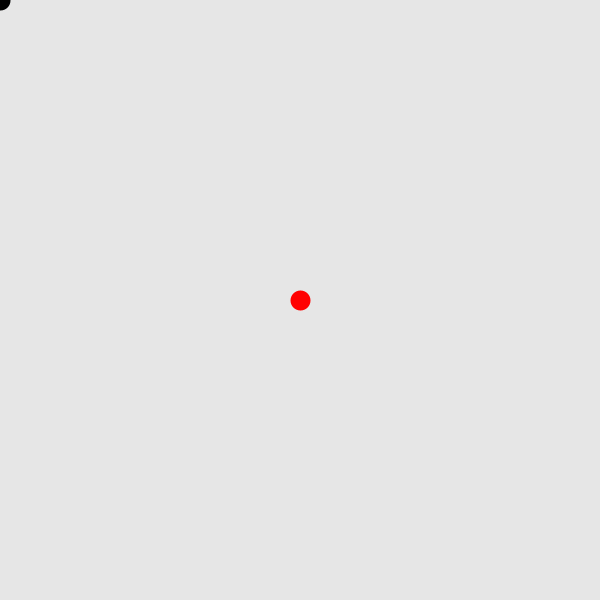
Frame 1 (no input)
Frame 60 (the mouse pressed at the canvas centre just before this capture): identical to frame 1, image omitted
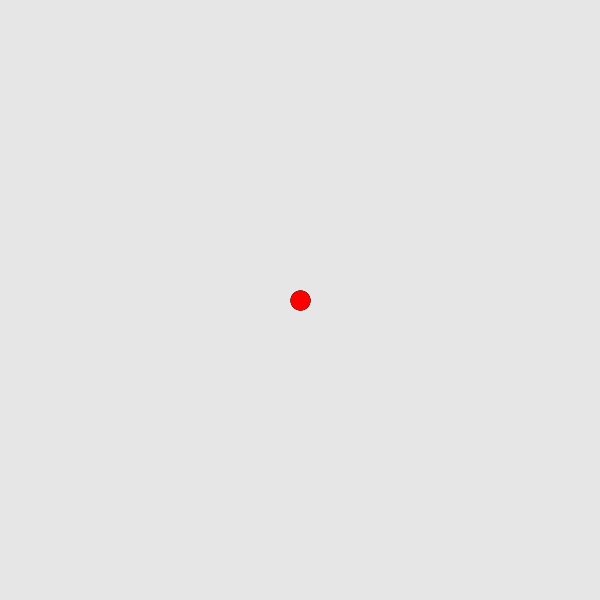
Frame 120 (the mouse held since frame 60 and released just before this capture)

The Processing sketch that drew these frames (run headless with seeded random() and noise(); from frame 60 on, the mouse is pressed at the canvas centre):

// Processing sketch: MousePressDrawPoint
// ── MousePressDrawPoint.pde
/* MousePressDrawPoint
 * Draws a red point at the center of the screen and
 * When the mouse is pressed, draws a black point that 
 * follows the mouse location
 */
void setup() {
  // Setup code - gets called once at 
  size(600, 600);
}

void draw() {
  // Clear background with white
  background(230, 230, 230);
  
  // Draw black point at mouse location 
  // when the mouse is pressed
  stroke(0, 0, 0);
  strokeWeight(20);
  if (mousePressed) {
    point(mouseX, mouseY);
  }
  
  point(mouseX, mouseY);

  // Draw red point at center
  stroke(255, 0, 0);
  point(width/2, height/2);
}
